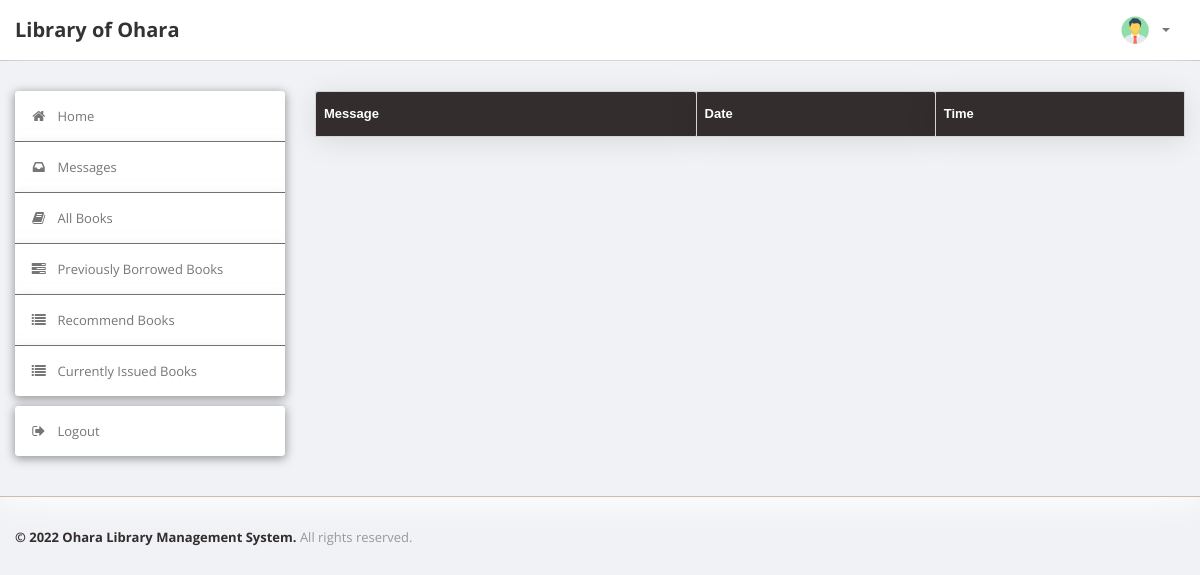
Page /LibraryManagementSystem/staff/message.php (signed in) on the earlier database version.
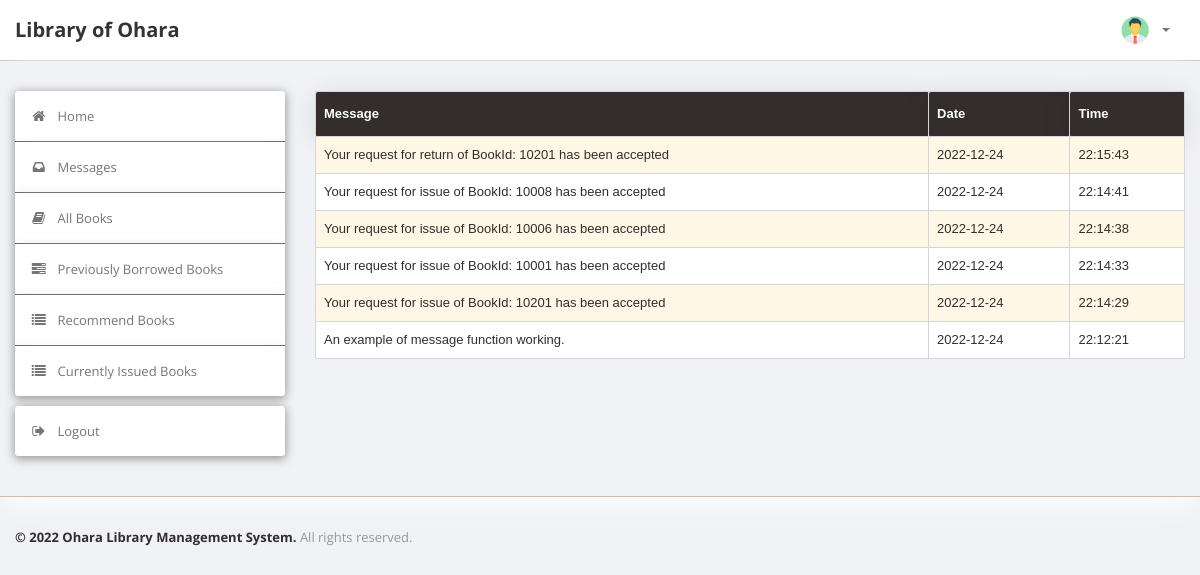
Same page on the later database version.
### tables this page shows
CREATE TABLE `message` (
  `M_Id` int(10) NOT NULL,
  `Personal_ID` varchar(50) DEFAULT NULL,
  `Msg` varchar(255) DEFAULT NULL,
  `Date` date DEFAULT NULL,
  `Time` time DEFAULT NULL
);

### LibraryManagementSystem/staff/message.php (the view, shortened to what this page needs)
<?php
require('dbconn.php');
?>
<?php
if ($_SESSION['Personal_ID']) {
    ?>
<!DOCTYPE html>
<html lang="en">
    <head>
        <link type="text/css" href="bootstrap/css/bootstrap.min.css" rel="stylesheet">
        <link type="text/css" href="bootstrap/css/bootstrap-responsive.min.css" rel="stylesheet">
        <link type="text/css" href="css/theme.css" rel="stylesheet">
        <link type="text/css" href="images/icons/css/font-awesome.css" rel="stylesheet">
    </head>
    <body>
        <div class="navbar navbar-fixed-top">
            <div class="navbar-inner">
                <div class="container">
                        <a class="brand" href="index.php">Library of Ohara </a>
                    <div class="nav-collapse collapse navbar-inverse-collapse">
                        <ul class="nav pull-right">
                            <li class="nav-user dropdown"><a href="#" class="dropdown-toggle" data-toggle="dropdown">
                                <img src="images/user.png" class="nav-avatar" />
                                <b class="caret"></b></a>
                            </li>
                        </ul>
                    </div>
                </div>
            </div>
        </div>
        <div class="wrapper">
            <div class="container">
                <div class="row">
                    <div class="span3">
                        <div class="sidebar">
                            <ul class="widget widget-menu unstyled">
                                <li class="active"><a href="index.php"><i class="menu-icon icon-home"></i>Home
                                </a></li>
                                 <li><a href="message.php"><i class="menu-icon icon-inbox"></i>Messages</a>
                                </li>
                                <li><a href="book.php"><i class="menu-icon icon-book"></i>All Books </a></li>
                                <li><a href="history.php"><i class="menu-icon icon-tasks"></i>Previously Borrowed Books </a></li>
                                <li><a href="recommendations.php"><i class="menu-icon icon-list"></i>Recommend Books </a></li>
                                <li><a href="current.php"><i class="menu-icon icon-list"></i>Currently Issued Books </a></li>
                            </ul>
                            <ul class="widget widget-menu unstyled">
                                <li><a href="logout.php"><i class="menu-icon icon-signout"></i>Logout </a></li>
                            </ul>
                        </div>
                    </div>
                    <div class="span9">
                        <table class="table" id = "tables">
                                  <thead>
                                    <tr>
                                      <th>Message</th>
                                      <th>Date</th>
                                      <th>Time</th>
                                    </tr>
                                  </thead>
                                  <tbody>
                                    <?php
                                    $Personal_ID=$_SESSION['Personal_ID'];
                            $sql="select * from LMS.message where Personal_ID='$Personal_ID' order by Date DESC,Time DESC";
                            $result=$conn->query($sql);
                            while($row=$result->fetch_assoc())
                            {
                                $msg=$row['Msg'];
                                $date=$row['Date'];
                                $time=$row['Time'];
                            ?>
                                    <tr>
                                      <td><?php echo $msg ?></td>
                                      <td><?php echo $date ?></td>
                                      <td><?php echo $time ?></td>
                                    </tr>
                               <?php } ?>
                               </tbody>
                                </table>
                            </div>
                </div>
            </div>
        </div>
<div class="footer">
            <div class="container">
                <b class="copyright">&copy; 2022 Ohara Library Management System. </b>All rights reserved.
            </div>
        </div>
    </body>
</html>
<?php }
else {
    echo "<script type='text/javascript'>alert('Access Denied!!!')</script>";
} ?>

Differences in the rows shown:
added message: Msg "Your request for return of BookId: 10201 has been accepted", Date "2022-12-24", Time "22:15:43"
added message: Msg "Your request for issue of BookId: 10008 has been accepted", Date "2022-12-24", Time "22:14:41"
added message: Msg "Your request for issue of BookId: 10006 has been accepted", Date "2022-12-24", Time "22:14:38"
added message: Msg "Your request for issue of BookId: 10001 has been accepted", Date "2022-12-24", Time "22:14:33"
added message: Msg "Your request for issue of BookId: 10201 has been accepted", Date "2022-12-24", Time "22:14:29"
added message: Msg "An example of message function working.", Date "2022-12-24", Time "22:12:21"
